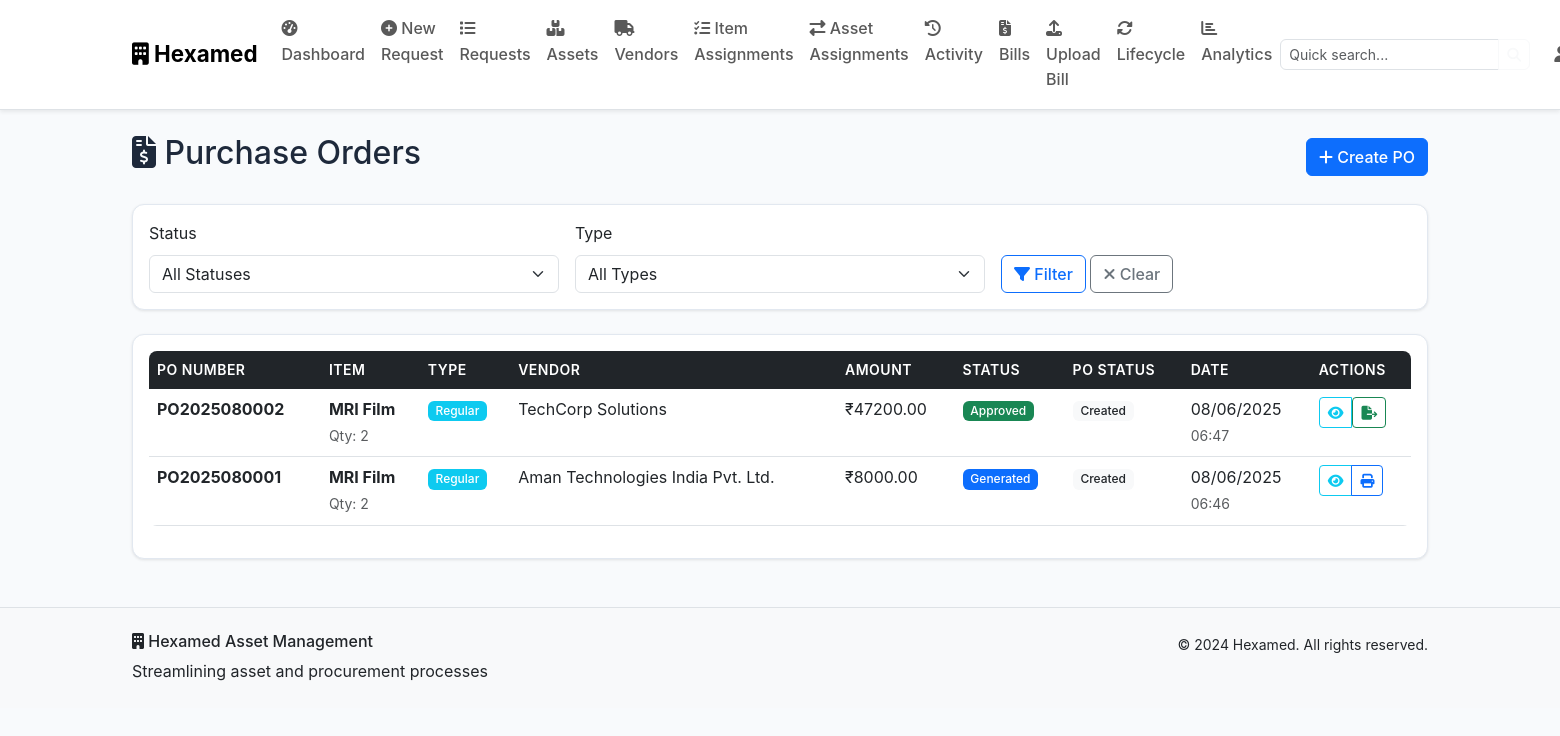
The app's page /purchase-orders (signed in), older data.
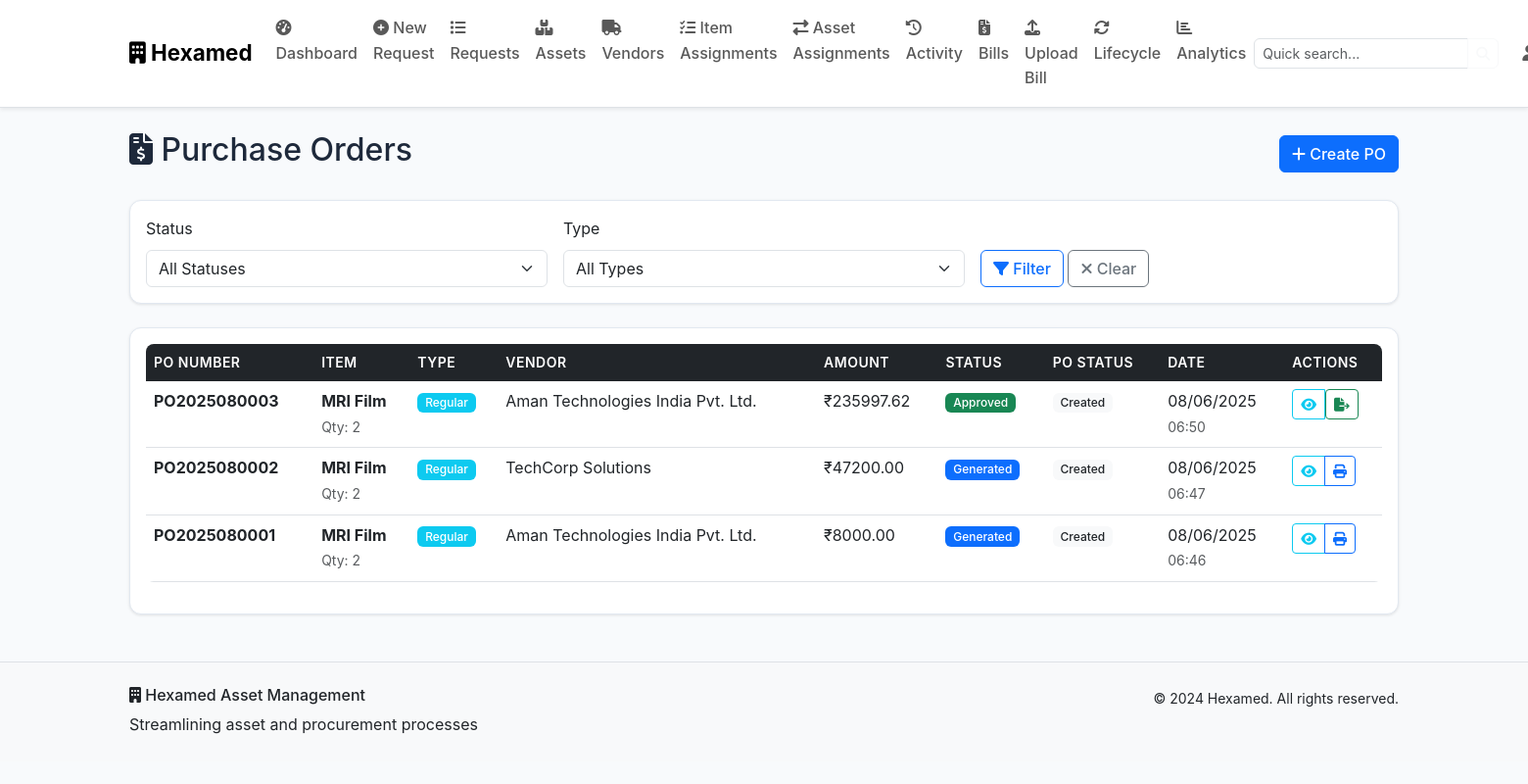
The same page, newer data.
### models.py (models this page shows, shortened)
class PurchaseOrder(db.Model):
    id = db.Column(db.Integer, primary_key=True)
    po_number = db.Column(db.String(100), unique=True, nullable=False)
    item_type = db.Column(db.String(20), nullable=False)  # Regular or Specific
    item_name = db.Column(db.String(200), nullable=False)
    item_description = db.Column(db.Text)
    quantity = db.Column(db.Integer, nullable=False)
    unit_price = db.Column(db.Float, nullable=False)
    total_amount = db.Column(db.Float, nullable=False)
    gst_percentage = db.Column(db.Float, default=18.0)
    gst_amount = db.Column(db.Float, nullable=False)
    grand_total = db.Column(db.Float, nullable=False)
    vendor_id = db.Column(db.Integer, db.ForeignKey('vendor.id'), nullable=False)
    vendor_name = db.Column(db.String(200), nullable=False)
    vendor_address = db.Column(db.Text)
    vendor_gst = db.Column(db.String(50))
    status = db.Column(db.String(50), default='Draft')  # Draft, MD Review Pending, Approved, Generated, Cancelled
    po_status = db.Column(db.String(50), default='Created')  # Created, Sent, Acknowledged, Delivered, Closed
    requires_md_approval = db.Column(db.Boolean, default=False)
    md_approved = db.Column(db.Boolean, default=False)
    md_comments = db.Column(db.Text)
    approved_by_md = db.Column(db.Integer, db.ForeignKey('user.id'))
    approved_at = db.Column(db.DateTime)
    payment_terms = db.Column(db.String(200), default='Net 30 days')
    delivery_terms = db.Column(db.String(200))
    warranty_terms = db.Column(db.Text)
    special_instructions = db.Column(db.Text)
    quotation_files = db.Column(db.Text)  # JSON array of file paths
    vendor_documents = db.Column(db.Text)  # JSON array of vendor document paths
    request_id = db.Column(db.Integer, db.ForeignKey('asset_request.id'))
    created_by = db.Column(db.Integer, db.ForeignKey('user.id'), nullable=False)
    updated_by = db.Column(db.Integer, db.ForeignKey('user.id'))
    created_at = db.Column(db.DateTime, default=datetime.utcnow)
    updated_at = db.Column(db.DateTime, default=datetime.utcnow, onupdate=datetime.utcnow)
    po_date = db.Column(db.Date, default=datetime.utcnow().date)
    expected_delivery_date = db.Column(db.Date)
    vendor = db.relationship('Vendor', backref='purchase_orders')
    request = db.relationship('AssetRequest', backref='purchase_orders')
    creator = db.relationship('User', foreign_keys=[created_by], backref='created_pos')
    updater = db.relationship('User', foreign_keys=[updated_by], backref='updated_pos')
    md_approver = db.relationship('User', foreign_keys=[approved_by_md], backref='approved_pos')

### routes.py (the view)
        def decorated_function(*args, **kwargs):
            if 'user_id' not in session:
                flash('Please log in to access this page.', 'warning')
                return redirect(url_for('login'))
            user = User.query.get(session['user_id'])
            if not user or user.role not in roles:
                flash('You do not have permission to access this page.', 'danger')
                return redirect(url_for('dashboard'))
            return f(*args, **kwargs)

### templates/purchase_orders.html (shortened to what this page needs)
{% extends "base.html" %}
{% block content %}
<div class="container my-4">
    <div class="row">
        <div class="col">
            <div class="d-flex justify-content-between align-items-center mb-4">
                <h2><i class="fas fa-file-invoice-dollar"></i> Purchase Orders</h2>
                <div>
                    {% if user.role == 'Accounts/SCM' %}
                    <a href="{{ url_for('create_purchase_order') }}" class="btn btn-primary">
                        <i class="fas fa-plus"></i> Create PO
                    </a>
                    {% endif %}
                </div>
            </div>
        </div>
    </div>
    <div class="card mb-4">
        <div class="card-body">
            <form method="GET" class="row g-3">
                <div class="col-md-4">
                    <label class="form-label">Status</label>
                    <select name="status" class="form-select">
                        <option value="">All Statuses</option>
                    </select>
                </div>
                <div class="col-md-4">
                    <label class="form-label">Type</label>
                    <select name="type" class="form-select">
                        <option value="">All Types</option>
                    </select>
                </div>
                <div class="col-md-4">
                    <label class="form-label">&nbsp;</label>
                    <div>
                        <button type="submit" class="btn btn-outline-primary">
                            <i class="fas fa-filter"></i> Filter
                        </button>
                        <a href="{{ url_for('view_purchase_orders') }}" class="btn btn-outline-secondary">
                            <i class="fas fa-times"></i> Clear
                        </a>
                    </div>
                </div>
            </form>
        </div>
    </div>
    {% if purchase_orders.items %}
    <div class="card">
        <div class="card-body">
            <div class="table-responsive">
                <table class="table table-hover">
                    <thead>
                        <tr>
                            <th>PO Number</th>
                            <th>Item</th>
                            <th>Type</th>
                            <th>Vendor</th>
                            <th>Amount</th>
                            <th>Status</th>
                            <th>PO Status</th>
                            <th>Date</th>
                            <th>Actions</th>
                        </tr>
                    </thead>
                    <tbody>
                        {% for po in purchase_orders.items %}
                        <tr>
                            <td><strong>{{ po.po_number }}</strong></td>
                            <td>
                                <div>
                                    <strong>{{ po.item_name }}</strong>
                                    <br><small class="text-muted">Qty: {{ po.quantity }}</small>
                                </div>
                            </td>
                            <td>
                                {% if po.item_type == 'Regular' %}
                                    <span class="badge bg-info">{{ po.item_type }}</span>
                                {% else %}
                                    <span class="badge bg-warning">{{ po.item_type }}</span>
                                {% endif %}
                            </td>
                            <td>{{ po.vendor_name }}</td>
                            <td>₹{{ "%.2f"|format(po.grand_total) }}</td>
                            <td>
                                {% if po.status == 'Draft' %}
                                    <span class="badge bg-secondary">{{ po.status }}</span>
                                {% elif po.status == 'MD Review Pending' %}
                                    <span class="badge bg-warning">MD Review Pending</span>
                                {% elif po.status == 'Approved' %}
                                    <span class="badge bg-success">{{ po.status }}</span>
                                {% elif po.status == 'Generated' %}
                                    <span class="badge bg-primary">{{ po.status }}</span>
                                {% elif po.status == 'MD Rejected' %}
                                    <span class="badge bg-danger">MD Rejected</span>
                                {% endif %}
                            </td>
                            <td>
                                <span class="badge bg-light text-dark">{{ po.po_status }}</span>
                            </td>
                            <td>
                                <div>
                                    {{ po.created_at.strftime('%m/%d/%Y') }}
                                    <br><small class="text-muted">{{ po.created_at.strftime('%H:%M') }}</small>
                                </div>
                            </td>
                            <td>
                                <div class="btn-group btn-group-sm">
                                    <a href="{{ url_for('view_purchase_order_detail', po_id=po.id) }}"
                                       class="btn btn-outline-info btn-sm">
                                        <i class="fas fa-eye"></i>
                                    </a>
                                    {% if user.role == 'Accounts/SCM' %}
                                        {% if po.status == 'MD Rejected' %}
                                        <a href="{{ url_for('update_po_vendor', po_id=po.id) }}"
                                           class="btn btn-outline-primary btn-sm" title="Update Vendor">
                                            <i class="fas fa-edit"></i>
                                        </a>
                                        {% elif po.status == 'Approved' %}
                                        <form method="POST" action="{{ url_for('generate_final_purchase_order', po_id=po.id) }}"
                                              style="display: inline;">
                                            <button type="submit" class="btn btn-outline-success btn-sm"
                                                    onclick="return confirm('Generate final purchase order?')"
                                                    title="Generate Final PO">
                                                <i class="fas fa-file-export"></i>
                                            </button>
                                        </form>
                                        {% elif po.status == 'Generated' %}
                                        <a href="{{ url_for('print_purchase_order', po_id=po.id) }}"
                                           class="btn btn-outline-primary btn-sm" title="Print PO" target="_blank">
                                            <i class="fas fa-print"></i>
                                        </a>
                                        {% endif %}
                                    {% endif %}
                                </div>
                            </td>
                        </tr>
                        {% endfor %}
                    </tbody>
                </table>
            </div>
        </div>
    </div>
    {% endif %}
</div>
{% endblock %}

### templates/base.html (shortened to what this page needs)
<!DOCTYPE html>
<html lang="en" data-bs-theme="light">
<head>
    <link href="https://cdn.jsdelivr.net/npm/bootstrap@5.3.0/dist/css/bootstrap.min.css" rel="stylesheet">
    <link rel="stylesheet" href="https://cdnjs.cloudflare.com/ajax/libs/font-awesome/6.4.0/css/all.min.css">
    <link rel="stylesheet" href="{{ url_for('static', filename='style.css') }}">
</head>
<body>
    {% if session.user_id %}
    <nav class="navbar navbar-expand-lg navbar-light bg-white shadow-sm border-bottom">
        <div class="container">
            <a class="navbar-brand" href="{{ url_for('dashboard') }}">
                <i class="fas fa-building"></i> Hexamed
            </a>
            <div class="collapse navbar-collapse" id="navbarNav">
                <ul class="navbar-nav me-auto">
                    <li class="nav-item">
                        <a class="nav-link" href="{{ url_for('dashboard') }}">
                            <i class="fas fa-tachometer-alt"></i> Dashboard
                        </a>
                    </li>
                    <li class="nav-item">
                        <a class="nav-link" href="{{ url_for('create_request') }}">
                            <i class="fas fa-plus-circle"></i> New Request
                        </a>
                    </li>
                    <li class="nav-item">
                        <a class="nav-link" href="{{ url_for('view_requests') }}">
                            <i class="fas fa-list"></i> Requests
                        </a>
                    </li>
                    <li class="nav-item">
                        <a class="nav-link" href="{{ url_for('view_assets') }}">
                            <i class="fas fa-boxes"></i> Assets
                        </a>
                    </li>
                    {% if session.role in ['Admin', 'MD', 'Accounts/SCM'] %}
                    <li class="nav-item">
                        <a class="nav-link" href="{{ url_for('view_vendors') }}">
                            <i class="fas fa-truck"></i> Vendors
                        </a>
                    </li>
                    {% endif %}
                    {% if session.role in ['Admin', 'MD', 'Accounts/SCM'] %}
                        <li class="nav-item">
                            <a class="nav-link" href="{{ url_for('view_assignments') }}">
                                <i class="fas fa-tasks"></i> Item Assignments
                            </a>
                        </li>
                        <li class="nav-item">
                            <a class="nav-link" href="{{ url_for('view_asset_assignments') }}">
                                <i class="fas fa-exchange-alt"></i> Asset Assignments
                            </a>
                        </li>
                        {% endif %}
                    <li class="nav-item">
                        <a class="nav-link" href="{{ url_for('activity_log') }}">
                            <i class="fas fa-history"></i> Activity
                        </a>
                    </li>
                    {% if session.role in ['Admin', 'MD', 'Accounts/SCM'] %}
                        <li class="nav-item">
                            <a class="nav-link" href="{{ url_for('view_bills') }}">
                                <i class="fas fa-file-invoice-dollar"></i> Bills
                            </a>
                        </li>
                        {% endif %}
                        {% if session.role == 'Accounts/SCM' %}
                        <li class="nav-item">
                            <a class="nav-link" href="{{ url_for('scm_upload_bill') }}">
                                <i class="fas fa-upload"></i> Upload Bill
                            </a>
                        </li>
                        {% endif %}
                    <li class="nav-item">
                        <a class="nav-link" href="{{ url_for('asset_lifecycle_dashboard') }}">
                            <i class="fas fa-sync-alt"></i> Lifecycle
                        </a>
                    </li>
                    <li class="nav-item">
                        <a class="nav-link" href="{{ url_for('analytics_dashboard') }}">
                            <i class="fas fa-chart-bar"></i> Analytics
                        </a>
                    </li>
                </ul>
                <div class="navbar-nav me-3 d-none d-lg-block">
                    <div class="nav-item search-container position-relative">
                        <div class="input-group" style="width: 250px;">
                            <input type="text" class="form-control form-control-sm" id="navSearch"
                                   placeholder="Quick search..." autocomplete="off">
                            <button class="btn btn-outline-light btn-sm" type="button" id="navSearchButton">
                                <i class="fas fa-search"></i>
                            </button>
                        </div>
                    </div>
                </div>
                <ul class="navbar-nav">
                    <li class="nav-item dropdown">
                        <a class="nav-link dropdown-toggle" href="#" id="navbarDropdown" role="button" data-bs-toggle="dropdown">
                            <i class="fas fa-user"></i> {{ session.full_name }}
                        </a>
                    </li>
                </ul>
            </div>
        </div>
    </nav>
    {% endif %}
    <main>
        {% block content %}{% endblock %}
    </main>
    <footer class="bg-light text-dark mt-5 py-4 border-top">
        <div class="container">
            <div class="row">
                <div class="col-md-6">
                    <h6><i class="fas fa-building"></i> Hexamed Asset Management</h6>
                    <p class="mb-0">Streamlining asset and procurement processes</p>
                </div>
                <div class="col-md-6 text-md-end">
                    <small>&copy; 2024 Hexamed. All rights reserved.</small>
                </div>
            </div>
        </div>
    </footer>
</body>
</html>

Row changes from the older to the newer data that the page shows:
added PurchaseOrder: po_number "PO2025080003", item_name "MRI Film", quantity "2", item_type "Regular", vendor_name "Aman Technologies India Pvt. Ltd.", grand_total "235997.62", status "Approved", po_status "Created", created_at "08/06/2025", created_at "06:50"
changed PurchaseOrder "PO2025080002": status "Approved" → "Generated"
